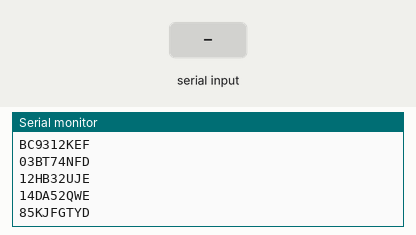
Recording of a sketch running on a simulated Arduino Uno, built with avr-gcc and run on an emulated ATmega328P. Shown: the last lines printed to the serial monitor. The test bench sets the inputs (shaded band).

Above: at 1.2 s.
1.3 s: "1\n" received over Serial
At 2.0 s:
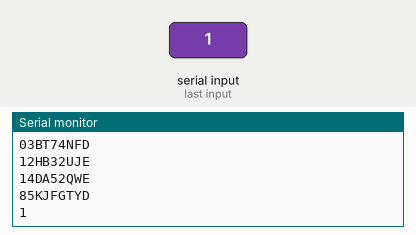
2.8 s: "0\n" received over Serial
At 4.0 s:
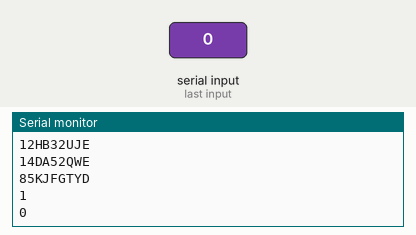
4.3 s: "2\n" received over Serial
At 5.4 s:
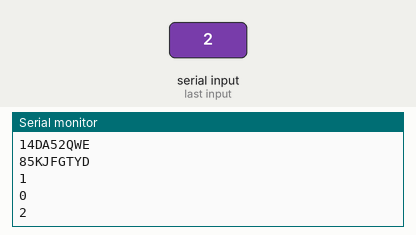

The sketch:

Exemplo-split-char.ino
```cpp
String serialResponse = "";
char* sz = "BC9312KEF;03BT74NFD;12HB32UJE;14DA52QWE;85KJFGTYD;";

void setup()
{
 Serial.begin(9600);
 char *p = sz;
 char *str;
 while ((str = strtok_r(p, ";", &p)) != NULL) // delimiter is the semicolon
   Serial.println(str);

}

void loop()
{
if ( Serial.available()) {
 serialResponse = Serial.readStringUntil('\r\n');
 Serial.println(serialResponse);
}
}
```

Measured:
- after the input at 1.3 s, the serial monitor: prints a new line at once (image 1)
- after the input at 2.8 s, the serial monitor: prints a new line at once (image 2)
- after the input at 4.3 s, the serial monitor: prints a new line at once (image 3)
